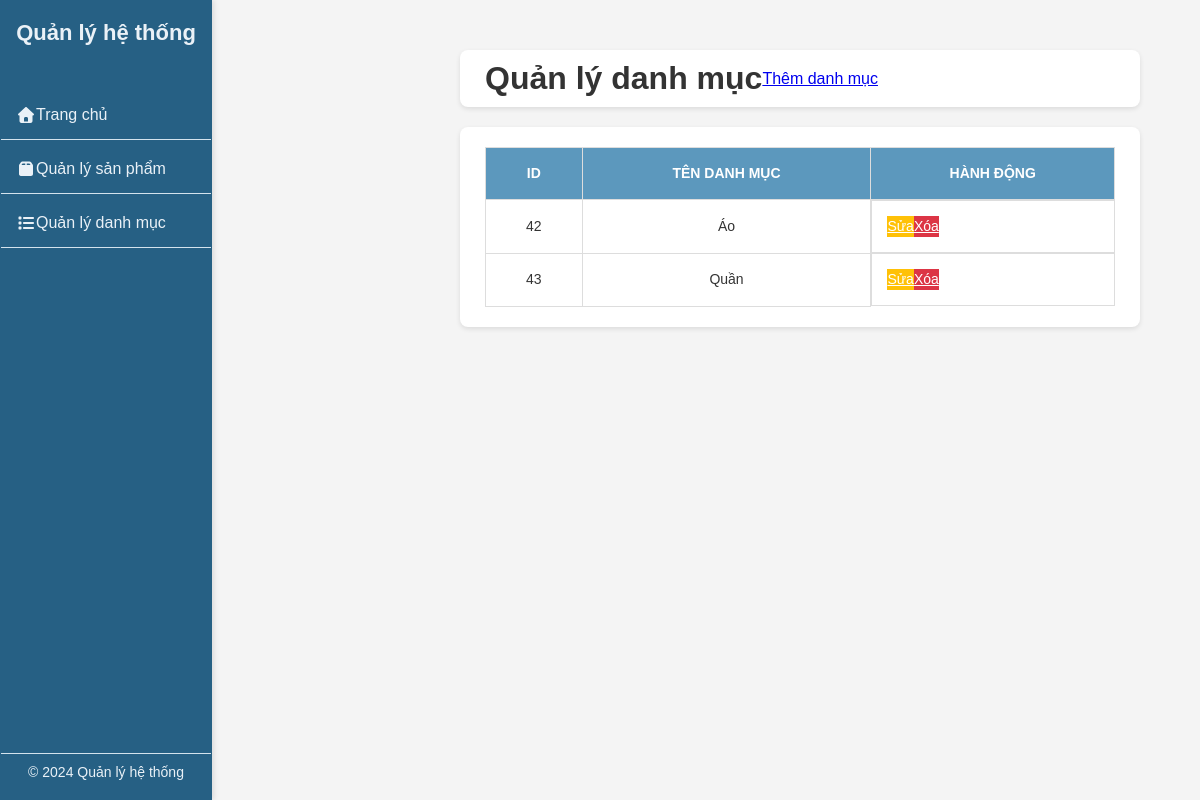
/indexAdmin.php?page=category, run on the app's committed database.
### tables this page shows
CREATE TABLE `danhmuc` (
  `id` int(11) NOT NULL,
  `ten` varchar(100) NOT NULL,
  `image` varchar(255) DEFAULT NULL
);

### admin/controller/categoryController.php (called while the page is built, shortened)
<?php
require_once './admin/model/categoryModel.php';
class CategoryController {
    private $model;
    public function __construct() {
        $this->model = new CategoryModel();
    }
    public function index() {
        $categories = $this->model->getAllCategories();
        require_once './admin/view/category/QLDM.php';
    }
}
?>

### admin/model/database.php (called while the page is built, shortened)
<?php
class Database {
    public function __construct() {
        $host = 'localhost';
        $dbname = 'sayhi_new_10_12';
        $username = 'root';
        $password = '';
        try {
            $this->conn = new PDO("mysql:host=$host;dbname=$dbname", $username, $password);
        } catch (PDOException $e) {
            die("Kết nối thất bại: " . $e->getMessage());
        }
    }
}
?>

### admin/model/categoryModel.php (called while the page is built, shortened)
<?php
require_once './admin/model/database.php';
class CategoryModel {
    private $db;
    public function __construct() {
        $this->db = new Database();
    }
    public function getAllCategories() {
        $sql = "SELECT id, ten FROM danhmuc";
        $stmt = $this->db->conn->prepare($sql);
        $stmt->execute();
        return $stmt->fetchAll(PDO::FETCH_ASSOC);
    }
}
?>

### admin/view/category/QLDM.php (the view)
<?php include './admin/view/layout/header.php'; ?>
<div class="content">
    <div class="header">
        <h1>Quản lý danh mục</h1>
        <a href="?page=addDm" class="btn-add">Thêm danh mục</a>
    </div>
    <div class="table-container">
        <table>
            <thead>
                <tr>
                    <th>ID</th>
                    <th>Tên danh mục</th>
                    <th>Hành động</th>
                </tr>
            </thead>
            <tbody>
                <?php foreach ($categories as $category): ?>
                    <tr>
                        <td><?= htmlspecialchars($category['id']) ?></td>
                        <td><?= htmlspecialchars($category['ten']) ?></td>
                        <td class="action-buttons">
                            <a href="?page=editDm&id=<?= htmlspecialchars($category['id']) ?>" class="btn-edit">Sửa</a>
                            <a href="?page=deleteDm&id=<?= htmlspecialchars($category['id']) ?>"
                               class="btn-delete"
                               onclick="return confirm('Bạn có chắc chắn muốn xóa?');">Xóa</a>
                        </td>
                    </tr>
                <?php endforeach; ?>
            </tbody>
        </table>
    </div>
</div>
<?php include './admin/view/layout/footer.php'; ?>

### admin/css/admin.css (style rules this page uses)
* { margin : 0; padding : 0; box-sizing: border-box; }
body { font-family : Arial, sans-serif; background-color: #f4f4f4; color : #333; }
.content { margin-left: 200px; padding : 25px 30px; }
.header { display: flex; align-items : center; background-color: #fff; padding : 10px 25px; border-radius : 8px; box-shadow : 0 2px 5px rgba(0, 0, 0, 0.1); margin-bottom : 20px; }
.table-container { background-color: #fff; padding : 20px 25px; border-radius : 8px; box-shadow : 0 2px 5px rgba(0, 0, 0, 0.1); margin-top : 20px; }
table { width : 100%; border-collapse: collapse; }
table th, table td { text-align : left; padding : 15px; border : 1px solid #ddd; font-size : 14px; line-height: 1.5; text-align : center; }
table th { background-color: #5c98bd; color : #fff; font-weight : bold; text-transform : uppercase; }
.action-buttons { display : flex; align-items: center; }
.btn-edit { background-color: #ffc107; color : #fff; }
.btn-delete { background-color: #dc3545; color : #fff; }

### data on the page
danhmuc: id "42", ten "Áo"
danhmuc: id "43", ten "Quần"
